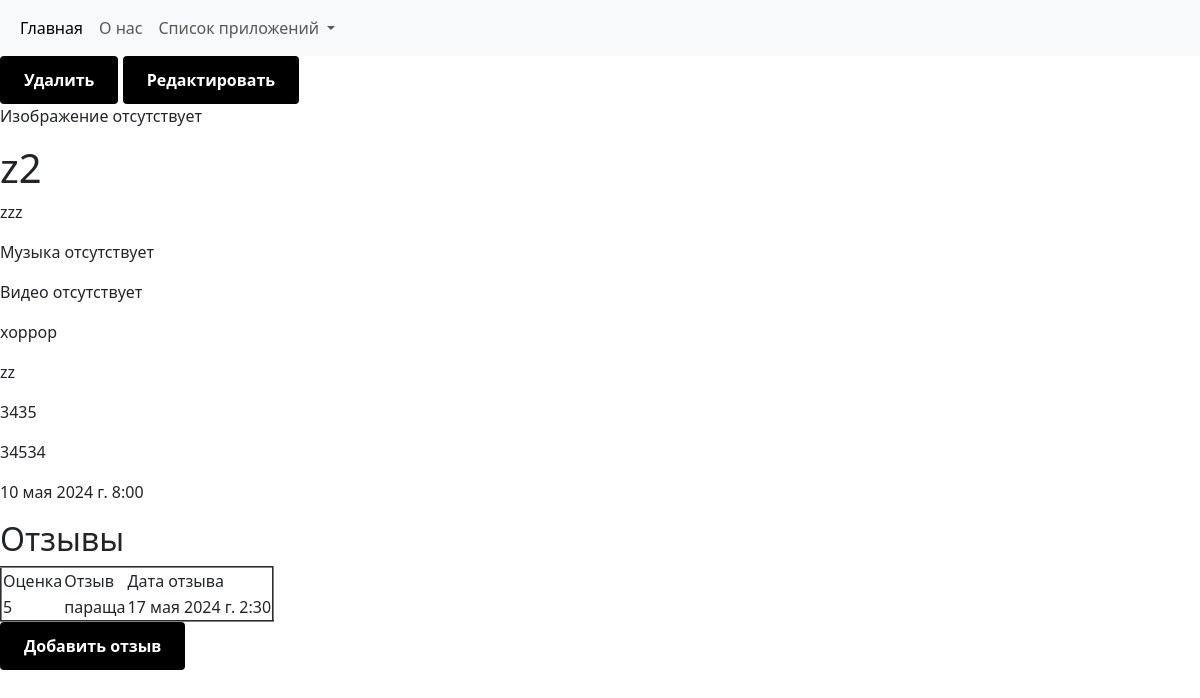
/books/1/, run on an earlier commit of the app's database.
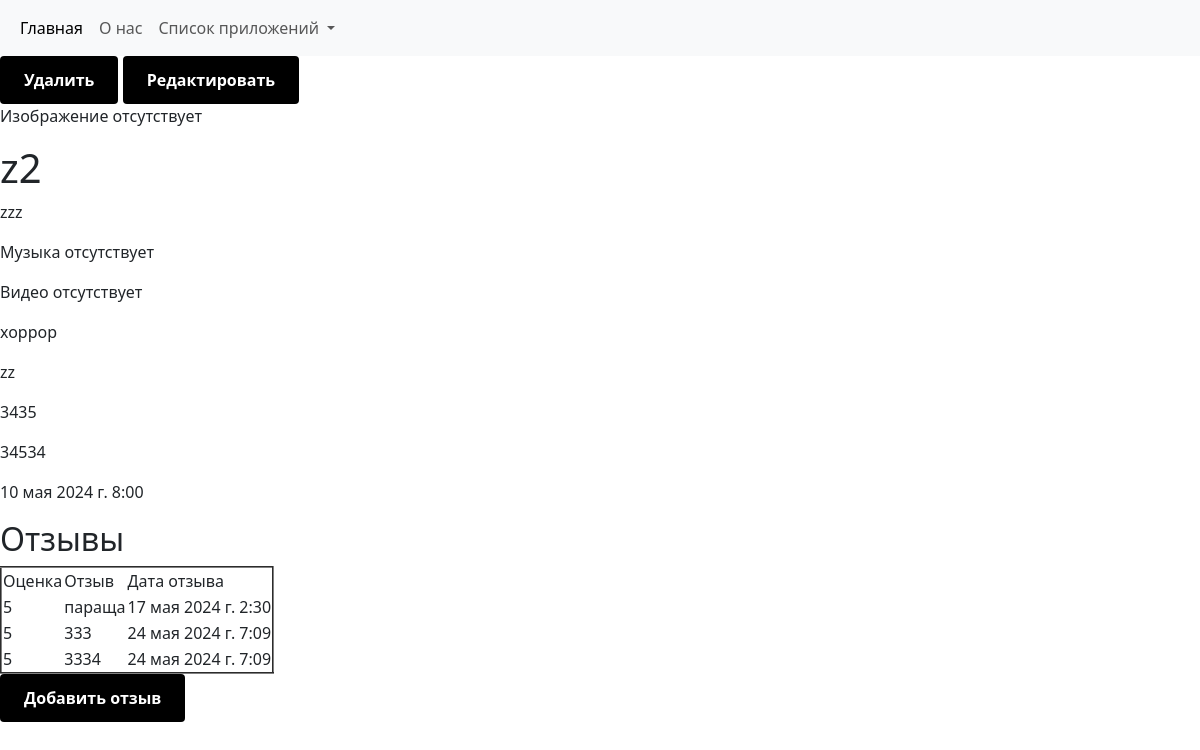
And on a later commit of the database.
### book/models.py (models this page shows, shortened)
class Review(models.Model):
    what = models.ForeignKey(
        PostBook, on_delete=models.CASCADE, related_name="review_book"
    )
    stars = models.PositiveIntegerField(
        default=5, validators=[MinValueValidator(1), MaxValueValidator(5)]
    )
    text = models.TextField(verbose_name="Описание")
    created_at = models.DateTimeField(auto_now_add=True)

### book/views.py (the view)
# urls.py: path("books/<int:id>/", views.PostMore.as_view(), name="detail"),
class PostMore(generic.DetailView):
    template_name = "post_detail.html"
    context_object_name = "post_id"
    def get_object(self, **kwargs):
        post_id = self.kwargs.get("id")
        return get_object_or_404(models.PostBook, id=post_id)

### templates/post_detail.html (shortened to what this page needs)
{% include 'header.html'%}
<head>
</head>
<body>
<a href="/books/{{ post_id.id }}/delete/" class="button">Удалить</a>
<a href="/books/{{ post_id.id }}/update/" class="button">Редактировать</a>
{% if post_id.image %}
<img src="{{ post_id.image.url }}" alt="{{ post_id.title }}" width="300" height="300">
{% else %}
<p>Изображение отсутствует</p>
{% endif %}
<h1>{{ post_id.title }}</h1>
<p> {{ post_id.descript }}</p>
{% if post_id.music %}
<audio controls>
    <source src="{{ post_id.music.url }}" >
</audio>
{% else %}
<p>Музыка отсутствует</p>
{% endif %}
{% if post_id.video %}
<iframe src="{{ post_id.video }}" frameborder="0"></iframe>
{% else %}
<p>Видео отсутствует</p>
{% endif %}
<p>{{ post_id.category }}</p>
<p>{{ post_id.author }}</p>
<p>{{ post_id.pages }}</p>
<p>{{ post_id.time_book }}</p>
<p>{{ post_id.created_at }}</p>
<h2>Отзывы</h2>
<table border="2">
    <tr>
        <td>Оценка</td> <td>Отзыв</td> <td>Дата отзыва</td>
    </tr>
    {% for i in post_id.review_book.all %}
    <tr>
        <td>{{ i.stars }}</td> <td>{{ i.text }}</td> <td>{{ i.created_at }}</td>
    </tr>
    {% endfor %}
</table>
<a href="/create_review/" class="button">Добавить отзыв</a>
</body>
</html>

What changed in the data, as far as the page shows it:
added Review: stars "5", text "333", created_at "24 мая 2024 г. 7:09"
added Review: stars "5", text "3334", created_at "24 мая 2024 г. 7:09"
